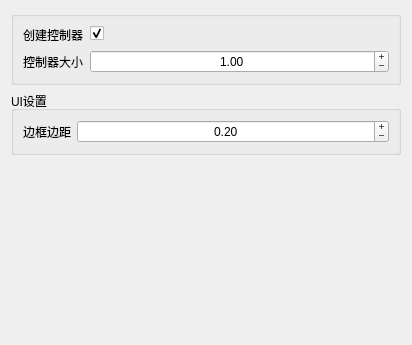
<?xml version="1.0" encoding="UTF-8"?>
<ui version="4.0">
 <class>Form</class>
 <widget class="QWidget" name="Form">
  <property name="geometry">
   <rect>
    <x>0</x>
    <y>0</y>
    <width>412</width>
    <height>345</height>
   </rect>
  </property>
  <property name="windowTitle">
   <string>表单</string>
  </property>
  <layout class="QGridLayout" name="gridLayout">
   <item row="2" column="0">
    <spacer name="verticalSpacer_3">
     <property name="orientation">
      <enum>Qt::Vertical</enum>
     </property>
     <property name="sizeHint" stdset="0">
      <size>
       <width>20</width>
       <height>40</height>
      </size>
     </property>
    </spacer>
   </item>
   <item row="0" column="0">
    <widget class="QGroupBox" name="groupBox">
     <property name="title">
      <string/>
     </property>
     <layout class="QFormLayout" name="formLayout_2">
      <item row="1" column="0">
       <widget class="QLabel" name="control_size_label">
        <property name="text">
         <string>控制器大小</string>
        </property>
       </widget>
      </item>
      <item row="1" column="1">
       <widget class="QDoubleSpinBox" name="control_size_spinbox">
        <property name="sizePolicy">
         <sizepolicy hsizetype="Expanding" vsizetype="Fixed">
          <horstretch>0</horstretch>
          <verstretch>0</verstretch>
         </sizepolicy>
        </property>
        <property name="alignment">
         <set>Qt::AlignCenter</set>
        </property>
        <property name="buttonSymbols">
         <enum>QAbstractSpinBox::PlusMinus</enum>
        </property>
        <property name="minimum">
         <double>0.100000000000000</double>
        </property>
        <property name="maximum">
         <double>10.000000000000000</double>
        </property>
        <property name="singleStep">
         <double>0.100000000000000</double>
        </property>
        <property name="value">
         <double>1.000000000000000</double>
        </property>
       </widget>
      </item>
      <item row="0" column="0">
       <widget class="QLabel" name="control_label">
        <property name="text">
         <string>创建控制器</string>
        </property>
       </widget>
      </item>
      <item row="0" column="1">
       <widget class="QCheckBox" name="control_checkbox">
        <property name="text">
         <string/>
        </property>
        <property name="checked">
         <bool>true</bool>
        </property>
       </widget>
      </item>
     </layout>
    </widget>
   </item>
   <item row="1" column="0">
    <widget class="QGroupBox" name="groupBox_2">
     <property name="title">
      <string>UI设置</string>
     </property>
     <layout class="QFormLayout" name="formLayout">
      <item row="0" column="0">
       <widget class="QLabel" name="margin_label">
        <property name="text">
         <string>边框边距</string>
        </property>
       </widget>
      </item>
      <item row="0" column="1">
       <widget class="QDoubleSpinBox" name="margin_spinbox">
        <property name="sizePolicy">
         <sizepolicy hsizetype="Expanding" vsizetype="Fixed">
          <horstretch>0</horstretch>
          <verstretch>0</verstretch>
         </sizepolicy>
        </property>
        <property name="wrapping">
         <bool>false</bool>
        </property>
        <property name="alignment">
         <set>Qt::AlignCenter</set>
        </property>
        <property name="buttonSymbols">
         <enum>QAbstractSpinBox::PlusMinus</enum>
        </property>
        <property name="minimum">
         <double>0.000000000000000</double>
        </property>
        <property name="maximum">
         <double>10.000000000000000</double>
        </property>
        <property name="singleStep">
         <double>0.100000000000000</double>
        </property>
        <property name="value">
         <double>0.200000000000000</double>
        </property>
       </widget>
      </item>
     </layout>
    </widget>
   </item>
  </layout>
 </widget>
 <resources/>
 <connections/>
</ui>
